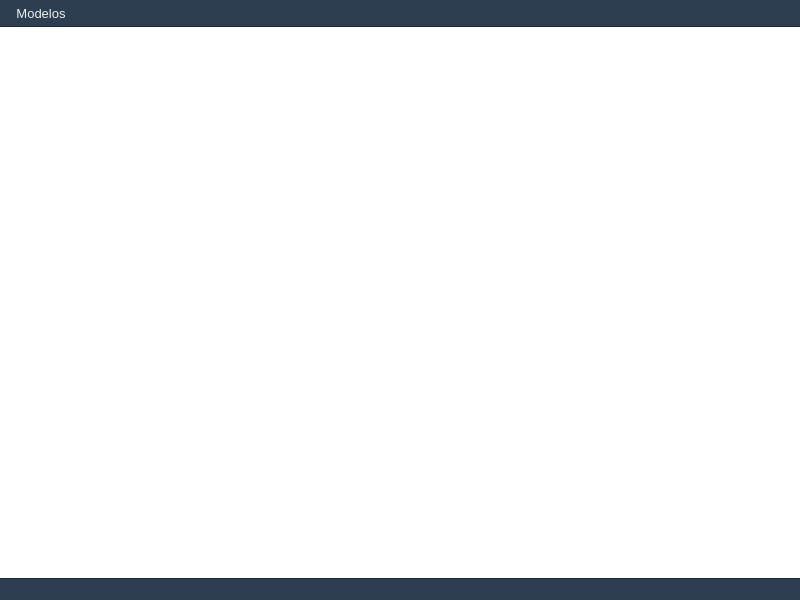
<?xml version="1.0" encoding="UTF-8"?>

<ui version="4.0">

 <class>MainWindow</class>

 <widget class="QMainWindow" name="MainWindow">

  <property name="geometry">

   <rect>

    <x>0</x>

    <y>0</y>

    <width>800</width>

    <height>600</height>

   </rect>

  </property>

  <property name="windowTitle">

   <string>Mi Aplicación IA</string>

  </property>

  <property name="styleSheet">

   <string notr="true">/* === TEMA HÍBRIDO (MENÚ OSCURO + CONTENIDO CLARO) === */



/*

  QMainWindow: El fondo general de la ventana.

  Un gris suave para que el contenido resalte.

*/

QMainWindow {

    background-color: #EAECEE;

}



/*

  QWidget: Estilo base para todos los widgets.

*/

QWidget {

    color: #333333; /* Texto oscuro por defecto */

    font-family: "Segoe UI", "Arial", sans-serif;

    font-size: 10pt;

    background-color: transparent;

}





/* === QMenuBar (Barra de Menú Superior) === */

QMenuBar {

    background-color: #2C3E50; /* Un azul oscuro/casi negro */

    color: #ECF0F1; /* Texto gris claro */

    border-bottom: 1px solid #1C2833;

    spacing: 4px;

}



QMenuBar::item {

    background-color: transparent;

    padding: 6px 12px;

    border-radius: 4px;

}



/* Al pasar el mouse, usamos el azul de acento */

QMenuBar::item:selected,

QMenuBar::item:hover {

    background-color: #0078D7;

    color: #FFFFFF;

}



/* === QMenu (Menú Desplegable) === */

QMenu {

    background-color: #2C3E50; /* Fondo oscuro */

    color: #ECF0F1;

    border: 1px solid #566573; /* Borde más claro */

    padding: 5px;

    margin: 2px;

}



QMenu::item {

    padding: 6px 24px;

    border-radius: 4px;

    margin: 2px 0px;

}



QMenu::item:selected,

QMenu::item:hover {

    background-color: #0078D7;

    color: #FFFFFF;

}



QMenu::item:disabled {

    color: #777777;

    background-color: transparent;

}



QMenu::separator {

    height: 1px;

    background-color: #566573;

    margin: 4px 0px;

}





/* === QStatusBar (Barra de Estado Inferior) === */

QStatusBar {

    background-color: #2C3E50;

    color: #B0B0B0;

    border-top: 1px solid #1C2833;

    padding: 4px;

}



QStatusBar QLabel {

    color: #B0B0B0;

    padding-left: 5px;

}



/* === El "Diseño" Central === */

/*

  Estilizamos el 'centralwidget' para que parezca una

  tarjeta blanca flotando sobre el fondo gris.

*/

#centralwidget {

    background-color: #FFFFFF;

    border-radius: 10px;

   

    /* Le damos un margen para que "flote" */

    margin: 10px;

}</string>

  </property>

  <widget class="QWidget" name="centralwidget"/>

  <widget class="QMenuBar" name="menubar">

   <property name="geometry">

    <rect>

     <x>0</x>

     <y>0</y>

     <width>800</width>

     <height>30</height>

    </rect>

   </property>

   <widget class="QMenu" name="menumodelos">

    <property name="title">

     <string>Modelos</string>

    </property>

    <addaction name="actionBasicos"/>

    <addaction name="actionLangChain"/>

    <addaction name="separator"/>

    <addaction name="actionSalir"/>

   </widget>

   <addaction name="menumodelos"/>

  </widget>

  <widget class="QStatusBar" name="statusbar"/>

  <action name="actionBasicos">

   <property name="text">

    <string>Basicos</string>

   </property>

  </action>

  <action name="actionLangChain">

   <property name="text">

    <string>LangChain</string>

   </property>

  </action>

  <action name="actionSalir">

   <property name="text">

    <string>Salir</string>

   </property>

  </action>

 </widget>

 <resources/>

 <connections/>

</ui> 
